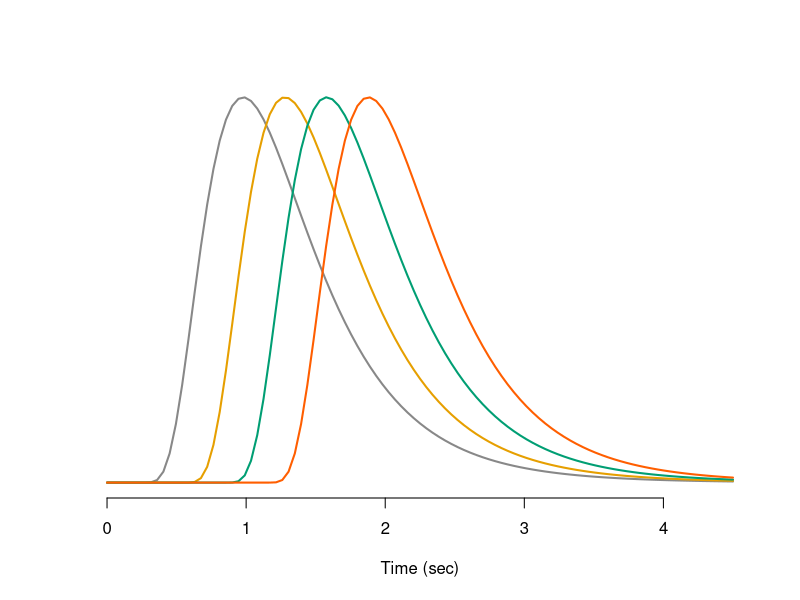

Recreate this plot in R.
rm(list=ls())

cbPalette = c("#888888", "#E69F00", "#009E73", "#FF5E00")

w <- 2

curve(dlnorm(x-0.2, sd=0.5), xlim=c(0,4.5),col=cbPalette[1], lwd = w, frame.plot = FALSE, yaxt='n', ylab="", xlab="Time (sec)")
curve(dlnorm(x-0.5, sd=0.5), xlim=c(0,4.5),col=cbPalette[2], lwd = w, yaxt='n', ylab="", xlab="Time (sec)", add = TRUE)
curve(dlnorm(x-0.8, sd=0.5), xlim=c(0,4.5),col=cbPalette[3], lwd = w, yaxt='n', ylab="", xlab="Time (sec)", add = TRUE)
curve(dlnorm(x-1.1, sd=0.5), xlim=c(0,4.5),col=cbPalette[4], lwd = w, yaxt='n', ylab="", xlab="Time (sec)", add = TRUE)
